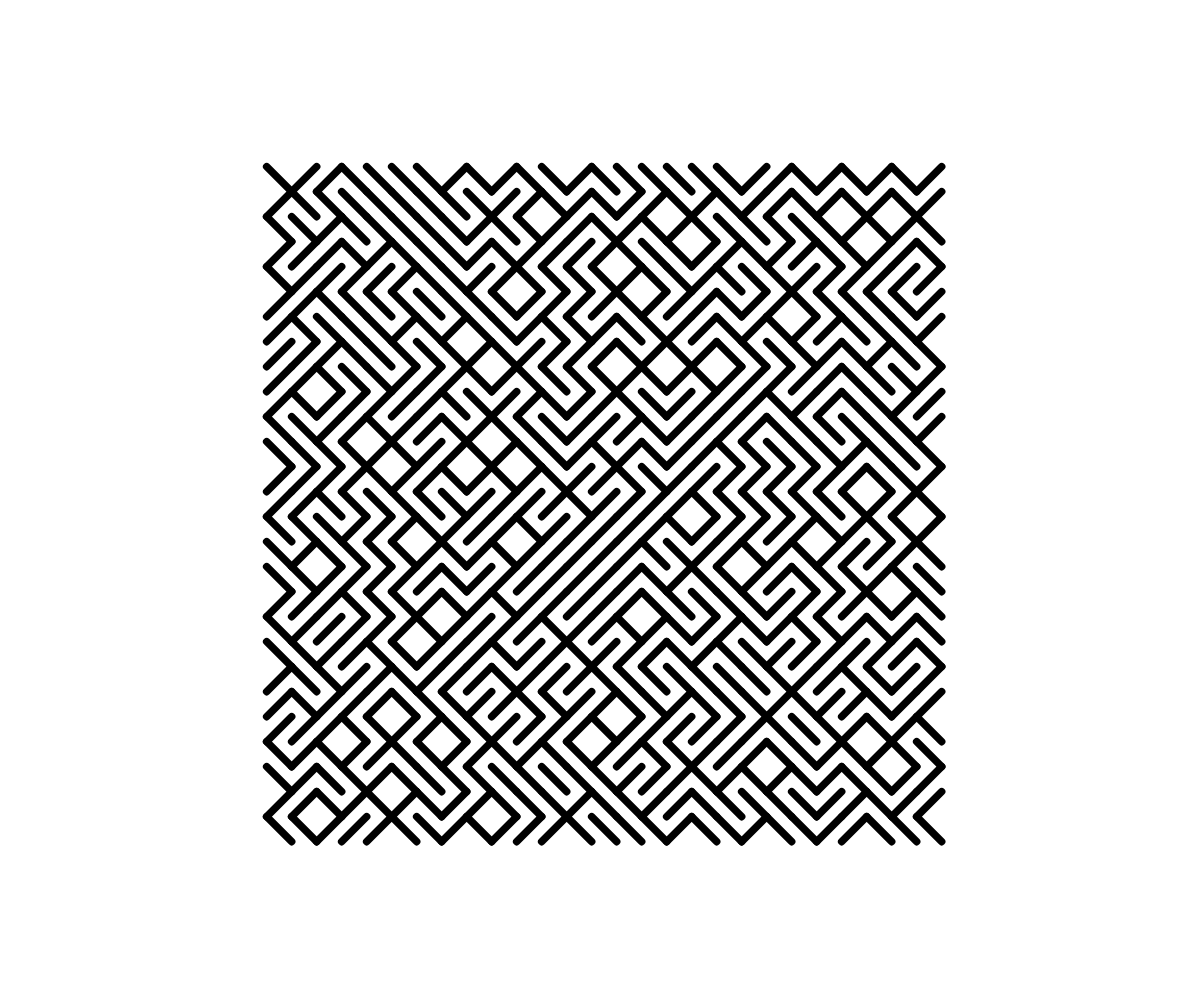
Frame 1 (no input)
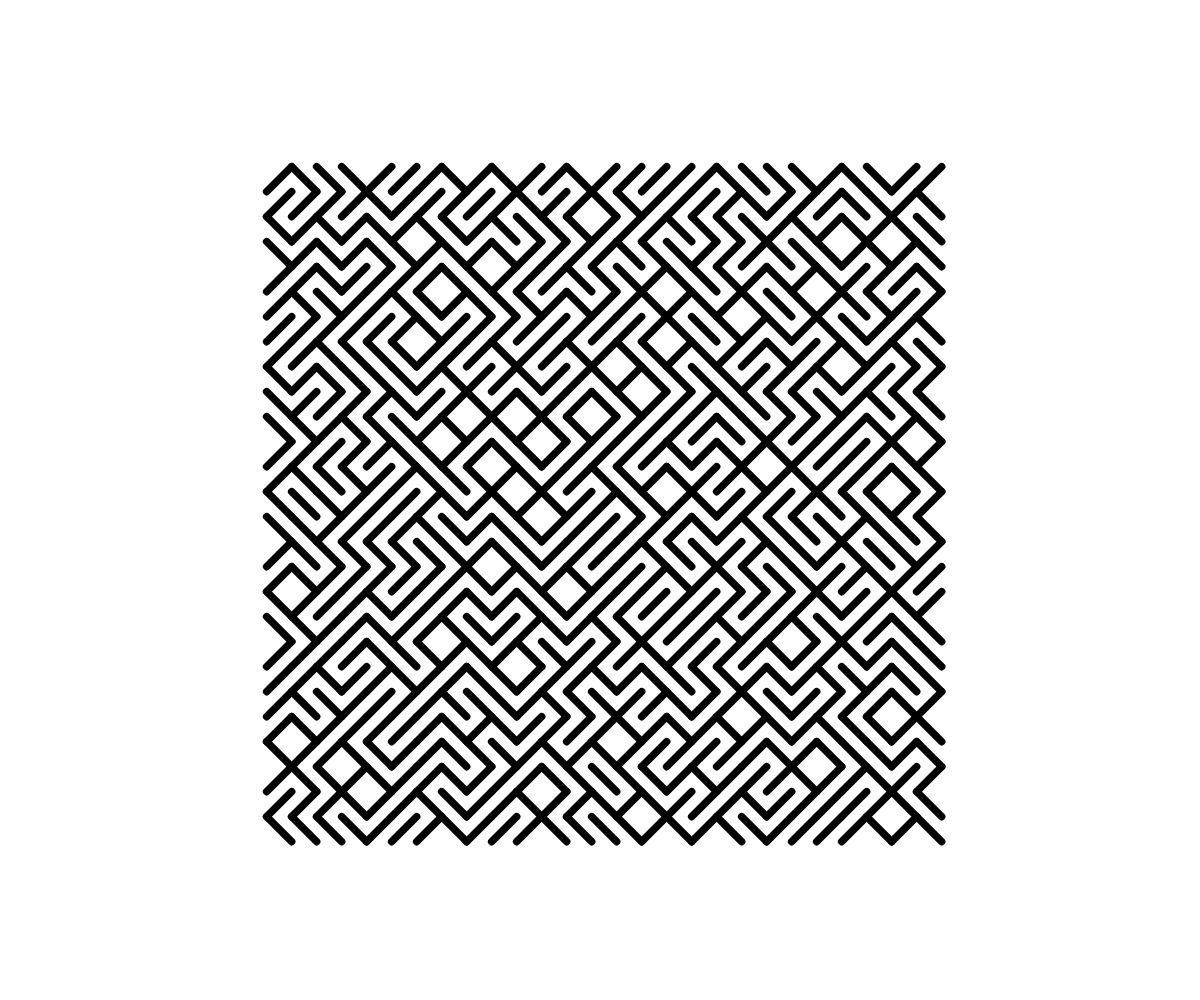
Frame 2 (the mouse pressed at the canvas centre, redrawn once)

The p5.js sketch that drew these frames (run headless with seeded random() and noise() and a simulated clock; the mouse was pressed at the canvas centre and the sketch redrawn once):

// p5.js sketch
// ── sketch.js
function setup () {
  createCanvas(windowWidth, windowHeight);
  noLoop();
}

function windowResized () {
  resizeCanvas(windowWidth, windowHeight);
}

function draw(){
  background(255);
  
  let size = height/2;
  
  strokeJoin(ROUND);
  strokeWeight(size * 0.015);
  stroke(0);
  noFill();

  let step = 25;
  let gridSize = height/1.5;

  push();

  translate(width/2 - gridSize/2, height/2 - gridSize/2);
  for(let x =0; x < gridSize; x = x + step) {
    for(let y = 0; y < gridSize; y = y + step) {
      drawRandomLine(x, y, step);
    }
  }
  pop();
  
}

function drawRandomLine(x, y, step) {
  if(random() > 0.5) {
    line(x,y, x + step, y + step);
  } else {
    line(x + step, y, x, y + step);
  }
}
